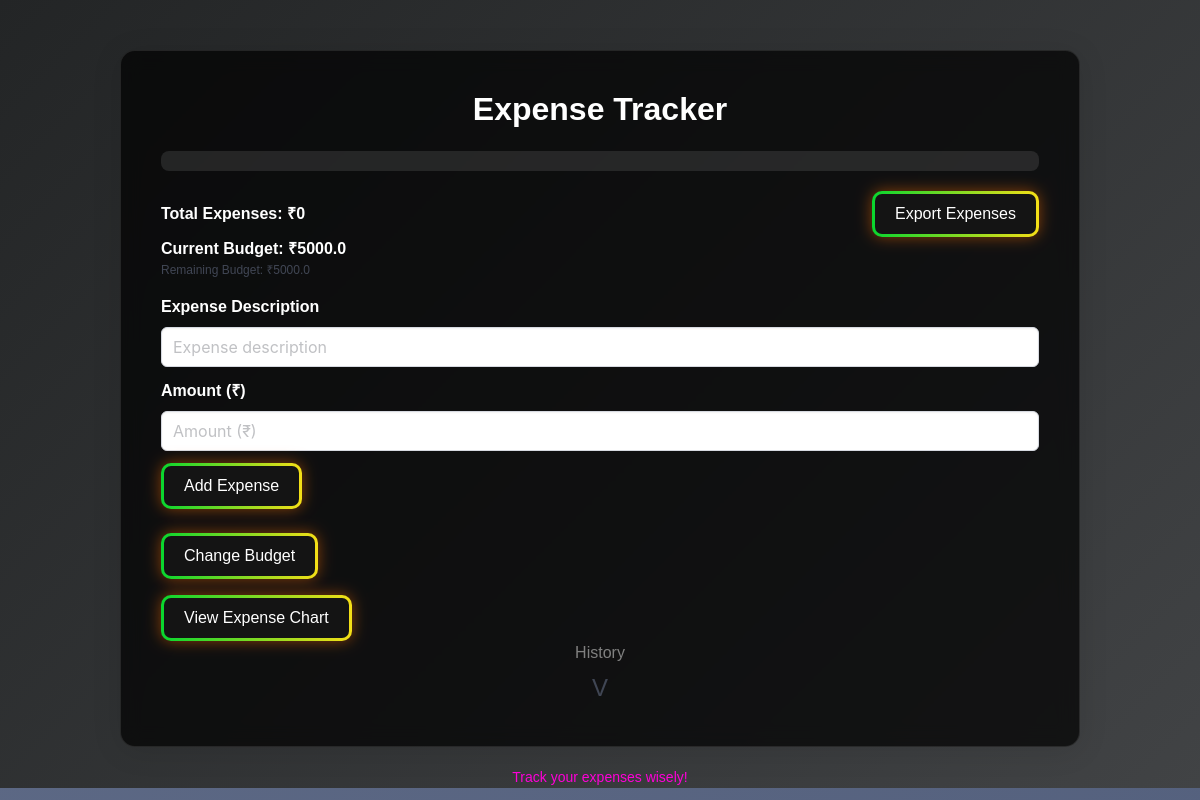
Before: / with the older database file.
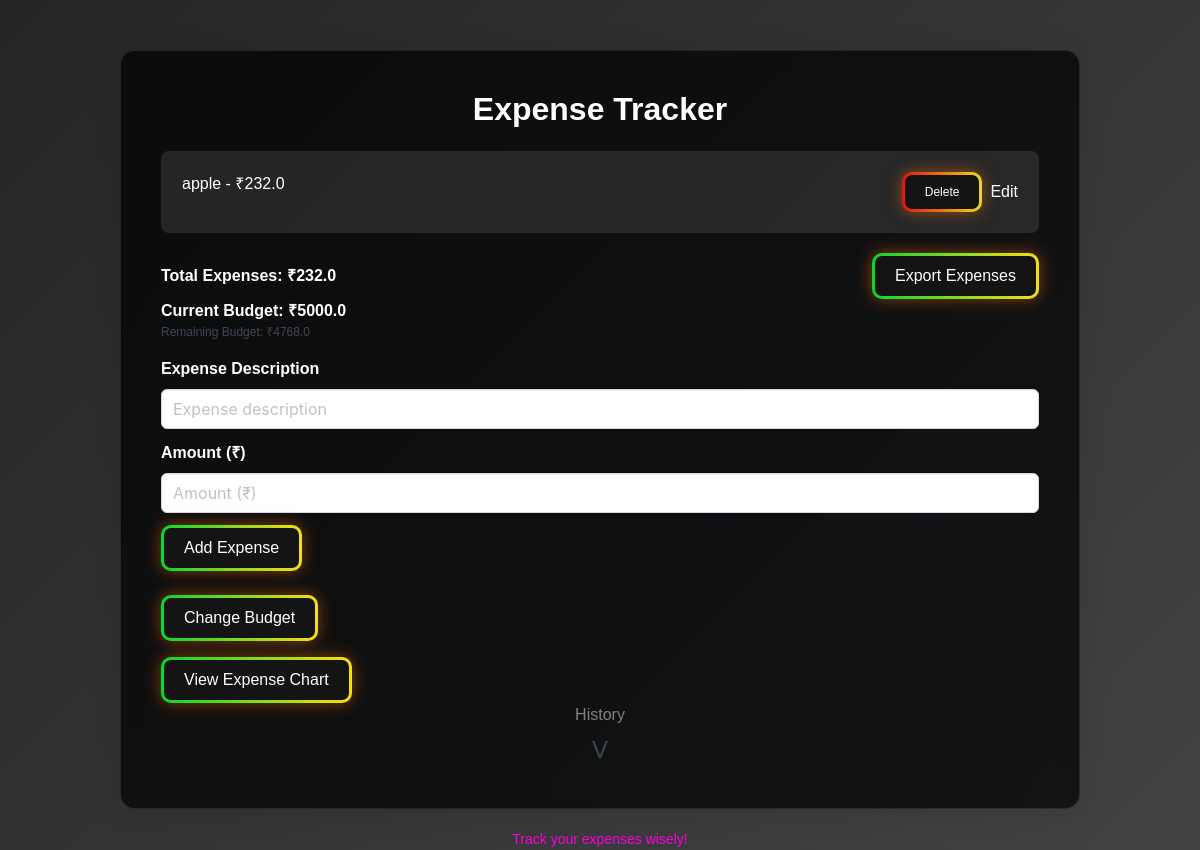
After: the same page with the newer database file.
### app.py (models this page shows)
class Budget(db.Model):
    id = db.Column(db.Integer, primary_key=True)
    value = db.Column(db.Float, nullable=False)

class Expense(db.Model):
    id = db.Column(db.Integer, primary_key=True)
    description = db.Column(db.String(100), nullable=False)
    amount = db.Column(db.Float, nullable=False)
    date_added = db.Column(db.DateTime, default=db.func.current_timestamp())

### app.py (the view, shortened to what this page needs)
@app.route('/', methods=["GET", "POST"])
def index():
    budget_entry = Budget.query.first()
    budget = budget_entry.value if budget_entry else 0
    expenses = Expense.query.order_by(Expense.date_added.desc()).all()
    total = sum(expense.amount for expense in expenses)
    alert = None
    if total > budget:
        alert = "You've exceeded the budget!"
    deleted_expenses = DeletedExpense.query.all()
    return render_template("index.html", expenses=expenses, total=total, budget=budget, alert=alert, deleted_expenses=deleted_expenses)

### templates/index.html (shortened to what this page needs)
<!DOCTYPE html>
<html lang="en">
<head>
    <link rel="stylesheet" href="static/css/bulma.min.css">
</head>
<body>
    <div class="dynamic-background"></div>
    <div class="container">
        <h1 class="title has-text-centered">Expense Tracker </h1>
        <ul class="list expense-list">
            {% for expense in expenses %}
            <li class="list-item is-flex is-justify-content-space-between">
                <span>{{ expense.description }} - ₹{{ expense.amount }}</span>
                <div class="buttons-container">
                    <form action="{{ url_for('remove_expense') }}" method="POST" style="display:inline;">
                        <button type="submit" class="button is-danger is-small">Delete</button>
                    </form>
                    <button type="button" class="edit-button" data-id="{{ expense.id }}" data-description="{{ expense.description }}" data-amount="{{ expense.amount }}">Edit</button>
                </div>
            </li>
            {% endfor %}
        </ul>
        <div class="is-flex is-justify-content-space-between is-align-items-center mt-4">
            <p class="total-expenses">Total Expenses: ₹{{ total }}</p>
            <div>
                <button id="exportButton" class="button is-primary">Export Expenses</button>
            </div>
        </div>
        <p class="current-budget">Current Budget: ₹{{ budget }}</p>
        <p class="remaining-budget is-size-7">Remaining Budget: ₹{{ budget - total }}</p>
        <form action="/" method="POST" class="mt-4">
            <div class="field">
                <label class="label has-text-white">Expense Description</label>
                <div class="control">
                    <input type="text" id="description" name="description" class="input" placeholder="Expense description" required>
                </div>
            </div>
            <div class="field">
                <label class="label has-text-white">Amount (₹)</label>
                <div class="control">
                    <input type="number" step="1" id="amount" name="amount" class="input" placeholder="Amount (₹)" required min="0">
                </div>
            </div>
            <div class="field">
                <div class="control">
                    <button type="submit" class="button is-primary">Add Expense</button>
                </div>
            </div>
        </form>
        <br>
        <a href="/set_budget" class="button is-primary">Change Budget</a>
        <br>
        <a href="/chart" class="button is-primary mt-4">View Expense Chart</a>
        <br>
        <h3 class="history-title">History</h3>
        <span class="toggle-dropdown" onclick="toggleDropdown(this)">V</span>
    </div>
    <footer>
        <p>Track your expenses wisely! </p>
    </footer>
</body>
</html>

Changed rows visible on the page:
added Expense: description "apple", amount "232.0"
computed for Budget: budget-total "5000.0" → "4768.0"
Other visible differences:
{{ total }}: "0" → "232.0"
